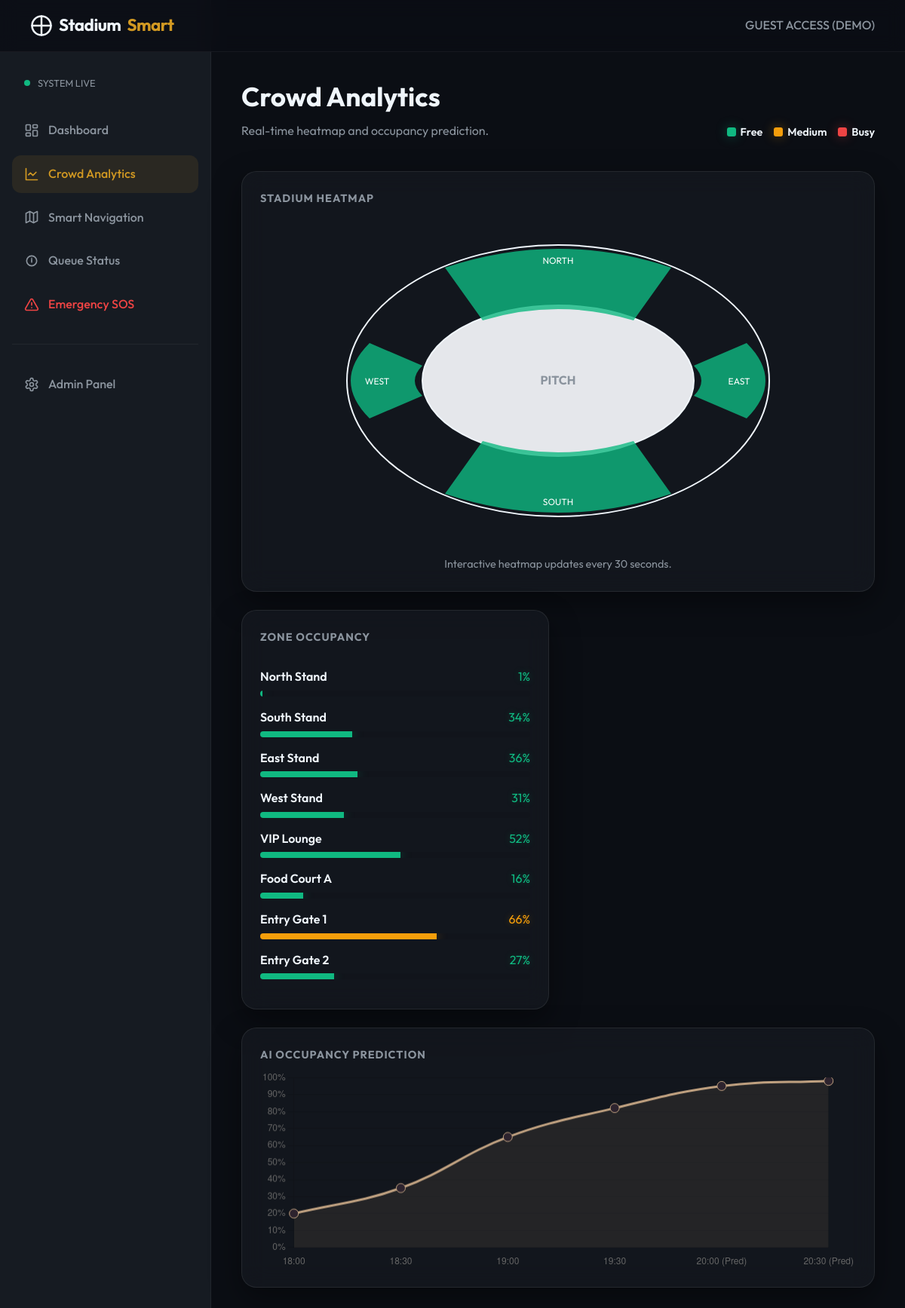
The app's page /analytics with its own data.
### models.py (models this page shows)
class ZoneStatus(db.Model):
    id = db.Column(db.Integer, primary_key=True)
    zone_name = db.Column(db.String(100), unique=True, nullable=False)
    capacity_total = db.Column(db.Integer, default=100)
    capacity_current = db.Column(db.Integer, default=0)
    risk_level = db.Column(db.Integer, default=0) # 0: Low, 1: Med, 2: High
    last_updated = db.Column(db.DateTime, default=datetime.utcnow)

### app.py (the view)
@app.route('/analytics')
def analytics():
    zones = ZoneStatus.query.all()
    return render_template('analytics.html', zones=zones)

### templates/analytics.html (shortened to what this page needs)
{% extends "base.html" %}
{% block content %}
<header style="margin-bottom: 40px; display: flex; justify-content: space-between; align-items: flex-end;">
    <div>
        <h1 style="font-size: 2.2rem; margin-bottom: 5px;">Crowd Analytics</h1>
        <p style="color: var(--text-secondary);">Real-time heatmap and occupancy prediction.</p>
    </div>
    <div style="display: flex; gap: 15px; font-size: 0.9rem; font-weight: 600;">
        <div style="display: flex; align-items: center; gap: 6px;"><div style="width: 12px; height: 12px; border-radius: 3px;" class="bg-free"></div> Free</div>
        <div style="display: flex; align-items: center; gap: 6px;"><div style="width: 12px; height: 12px; border-radius: 3px;" class="bg-medium"></div> Medium</div>
        <div style="display: flex; align-items: center; gap: 6px;"><div style="width: 12px; height: 12px; border-radius: 3px;" class="bg-busy"></div> Busy</div>
    </div>
</header>
<div class="dashboard-grid">
    <div class="glass status-card" style="grid-column: span 2;">
        <h3>Stadium Heatmap</h3>
        <div class="heatmap-container" id="crowd-heatmap">
            <svg viewBox="0 0 600 400" width="100%" height="100%" style="max-height: 400px;">
                <text x="300" y="205" text-anchor="middle" font-weight="bold" fill="var(--text-secondary)">PITCH</text>
                <text x="300" y="45" text-anchor="middle" font-size="12" fill="white">NORTH</text>
                <text x="300" y="365" text-anchor="middle" font-size="12" fill="white">SOUTH</text>
                <text x="540" y="205" text-anchor="middle" font-size="12" fill="white">EAST</text>
                <text x="60" y="205" text-anchor="middle" font-size="12" fill="white">WEST</text>
            </svg>
        </div>
        <p style="text-align: center; color: var(--text-secondary); font-size: 0.9rem; margin-top: 10px;">Interactive heatmap updates every 30 seconds.</p>
    </div>
    <div class="glass status-card" style="display: flex; flex-direction: column; gap: 20px;">
        <h3>Zone Occupancy</h3>
        <div id="zone-stats-list">
            {% for z in zones %}
            <div class="zone-stat-item" style="margin-bottom: 15px;">
                <div style="display: flex; justify-content: space-between; margin-bottom: 5px;">
                    <span style="font-weight: 600;">{{ z.zone_name }}</span>
                    <span class="text-{{ 'busy' if z.risk_level==2 else ('medium' if z.risk_level==1 else 'free') }}">{{ (z.capacity_current / z.capacity_total * 100)|round|int }}%</span>
                </div>
                <div style="width: 100%; height: 8px; background: rgba(0,0,0,0.05); border-radius: 4px; overflow: hidden;">
                    <div style="width: {{ (z.capacity_current / z.capacity_total * 100) }}%; height: 100%;" class="bg-{{ 'busy' if z.risk_level==2 else ('medium' if z.risk_level==1 else 'free') }}"></div>
                </div>
            </div>
            {% endfor %}
        </div>
    </div>
</div>
<div class="dashboard-grid">
    <div class="glass status-card" style="grid-column: span 3;">
        <h3>AI Occupancy Prediction</h3>
        <canvas id="occupancyChart" height="100"></canvas>
    </div>
</div>
<script>
    document.addEventListener('DOMContentLoaded', function() {
        const ctx = document.getElementById('occupancyChart').getContext('2d');
        const chart = new Chart(ctx, {
            type: 'line',
            data: {
                labels: ['18:00', '18:30', '19:00', '19:30', '20:00 (Pred)', '20:30 (Pred)'],
                datasets: [{
                    label: 'Stadium Occupancy %',
                    data: [20, 35, 65, 82, 95, 98],
                    borderColor: '#c2a382',
                    backgroundColor: 'rgba(194, 163, 130, 0.1)',
                    tension: 0.4,
                    fill: true,
                    pointRadius: 6,
                    pointBackgroundColor: '#2d232e'
                }]
            },
            options: {
                responsive: true,
                plugins: { legend: { display: false } },
                scales: {
                    y: { beginAtZero: true, max: 100, ticks: { callback: v => v + '%' } },
                    x: { grid: { display: false } }
                }
            }
        });
    });
</script>
{% endblock %}

### templates/base.html (shortened to what this page needs)
<!DOCTYPE html>
<html lang="en">
<head>
    <link rel="stylesheet" href="{{ url_for('static', filename='css/style.css') }}">
</head>
<body>
    <nav class="navbar">
        <a href="{{ url_for('dashboard') }}" class="logo">
            <svg width="30" height="30" viewBox="0 0 24 24" fill="none" stroke="currentColor" stroke-width="2" stroke-linecap="round" stroke-linejoin="round" class="lucide lucide-stadium"><path d="M12 2v20"/><path d="M2 12h20"/><rect x="2" y="2" width="20" height="20" rx="10"/></svg>
            Stadium<span>Smart</span>
        </a>
        <div class="nav-right">
            <span style="font-weight: 500; color: var(--text-secondary);">GUEST ACCESS (DEMO)</span>
        </div>
    </nav>
    <div class="app-container">
        <aside class="sidebar">
            <div style="padding: 0 16px 20px; display: flex; align-items: center; gap: 10px; font-size: 0.8rem; color: var(--text-secondary);">
                <div class="live-indicator" style="width: 8px; height: 8px; border-radius: 50%; background: var(--accent-emerald);"></div>
                SYSTEM LIVE
            </div>
            <a href="{{ url_for('dashboard') }}" class="sidebar-link {{ 'active' if request.endpoint == 'dashboard' }}">
                Dashboard
            </a>
            <a href="{{ url_for('analytics') }}" class="sidebar-link {{ 'active' if request.endpoint == 'analytics' }}">
                <svg width="20" height="20" viewBox="0 0 24 24" fill="none" stroke="currentColor" stroke-width="2" stroke-linecap="round" stroke-linejoin="round"><path d="M3 3v18h18"/><path d="m19 9-5 5-4-4-3 3"/></svg>
                Crowd Analytics
            </a>
            <a href="{{ url_for('navigation') }}" class="sidebar-link {{ 'active' if request.endpoint == 'navigation' }}">
                <svg width="20" height="20" viewBox="0 0 24 24" fill="none" stroke="currentColor" stroke-width="2" stroke-linecap="round" stroke-linejoin="round"><polygon points="3 6 9 3 15 6 21 3 21 18 15 21 9 18 3 21"/><line x1="9" y1="3" x2="9" y2="18"/><line x1="15" y1="6" x2="15" y2="21"/></svg>
                Smart Navigation
            </a>
            <a href="{{ url_for('queues') }}" class="sidebar-link {{ 'active' if request.endpoint == 'queues' }}">
                <svg width="20" height="20" viewBox="0 0 24 24" fill="none" stroke="currentColor" stroke-width="2" stroke-linecap="round" stroke-linejoin="round"><path d="M12 20a8 8 0 1 0 0-16 8 8 0 0 0 0 16Z"/><path d="M12 14v-4"/><path d="M12 8h.01"/></svg>
                Queue Status
            </a>
            <a href="{{ url_for('emergency') }}" class="sidebar-link {{ 'active' if request.endpoint == 'emergency' }}" style="color: var(--accent-crimson);">
                <svg width="20" height="20" viewBox="0 0 24 24" fill="none" stroke="currentColor" stroke-width="2" stroke-linecap="round" stroke-linejoin="round"><path d="m21.73 18-8-14a2 2 0 0 0-3.48 0l-8 14A2 2 0 0 0 4 21h16a2 2 0 0 0 1.73-3Z"/><line x1="12" y1="9" x2="12" y2="13"/><line x1="12" y1="17" x2="12.01" y2="17"/></svg>
                Emergency SOS
            </a>
            <div style="height: 1px; background: rgba(255,255,255,0.05); margin: 20px 0;"></div>
            <a href="{{ url_for('admin') }}" class="sidebar-link {{ 'active' if request.endpoint == 'admin' }}">
                Admin Panel
            </a>
        </aside>
        <main class="main-content">
            {% block content %}{% endblock %}
        </main>
    </div>
</body>
</html>

### static/css/style.css (style rules this page uses)
:root { --bg-main: #0b0e14; --bg-secondary: #161b22; --card-bg: rgba(22, 27, 34, 0.7); --text-primary: #f0f6fc; --text-secondary: #8b949e; --accent-emerald: #10b981; --accent-amber: #f59e0b; --accent-crimson: #ef4444; --accent-gold: #d29922; --border-glow: rgba(210, 153, 34, 0.2); --border-radius: 20px; --shadow: 0 15px 40px rgba(0, 0, 0, 0.4); --transition: all 0.3s cubic-bezier(0.4, 0, 0.2, 1); }
* { margin: 0; padding: 0; box-sizing: border-box; }
body { font-family: 'Outfit', sans-serif; background-color: var(--bg-main); color: var(--text-primary); overflow-x: hidden; line-height: 1.6; transition: background-color 0.3s ease; }
.glass { background: var(--card-bg); backdrop-filter: blur(16px); -webkit-backdrop-filter: blur(16px); border: 1px solid rgba(255, 255, 255, 0.08); border-radius: var(--border-radius); box-shadow: var(--shadow); }
.app-container { display: flex; min-height: 100vh; }
.navbar { position: fixed; top: 0; width: 100%; z-index: 1000; padding: 1rem 2.5rem; display: flex; justify-content: space-between; align-items: center; background: rgba(11, 14, 20, 0.85); backdrop-filter: blur(12px); border-bottom: 1px solid rgba(255, 255, 255, 0.05); }
.logo { font-weight: 700; font-size: 1.4rem; letter-spacing: -0.5px; color: var(--text-primary); text-decoration: none; display: flex; align-items: center; gap: 8px; }
.logo span { color: var(--accent-gold); }
.sidebar { width: 280px; background: var(--bg-secondary); padding: 100px 16px 40px; display: flex; flex-direction: column; gap: 8px; border-right: 1px solid rgba(255, 255, 255, 0.05); }
.sidebar-link { padding: 12px 16px; border-radius: 12px; text-decoration: none; color: var(--text-secondary); font-weight: 500; transition: var(--transition); display: flex; align-items: center; gap: 12px; }
.sidebar-link:hover, .sidebar-link.active { background: rgba(255, 255, 255, 0.05); color: var(--text-primary); }
.sidebar-link.active { background: rgba(210, 153, 34, 0.1); color: var(--accent-gold); }
.main-content { flex: 1; padding: 100px 40px 40px; background: var(--bg-main); }
.dashboard-grid { display: grid; grid-template-columns: repeat(auto-fit, minmax(300px, 1fr)); gap: 24px; margin-top: 24px; }
.status-card { padding: 24px; transition: var(--transition); }
.status-card h3 { font-size: 0.9rem; color: var(--text-secondary); margin-bottom: 8px; text-transform: uppercase; letter-spacing: 1px; }
.text-free { color: var(--accent-emerald); text-shadow: 0 0 10px rgba(16, 185, 129, 0.3); }
.text-medium { color: var(--accent-amber); text-shadow: 0 0 10px rgba(245, 158, 11, 0.3); }
.bg-free { background: var(--accent-emerald); box-shadow: 0 0 15px rgba(16, 185, 129, 0.4); }
.bg-medium { background: var(--accent-amber); box-shadow: 0 0 15px rgba(245, 158, 11, 0.4); }
.bg-busy { background: var(--accent-crimson); box-shadow: 0 0 15px rgba(239, 68, 68, 0.4); }
.heatmap-container { width: 100%; aspect-ratio: 16/9; padding: 20px; display: flex; align-items: center; justify-content: center; }

### records on screen
ZoneStatus: zone_name "North Stand", (z.capacity_current/z.capacity_total*100)|round|int "1", risk_level 0 (drawn)
ZoneStatus: zone_name "South Stand", (z.capacity_current/z.capacity_total*100)|round|int "34", risk_level 0 (drawn)
ZoneStatus: zone_name "East Stand", (z.capacity_current/z.capacity_total*100)|round|int "36", risk_level 0 (drawn)
ZoneStatus: zone_name "West Stand", (z.capacity_current/z.capacity_total*100)|round|int "31", risk_level 0 (drawn)
ZoneStatus: zone_name "VIP Lounge", (z.capacity_current/z.capacity_total*100)|round|int "52", risk_level 0 (drawn)
ZoneStatus: zone_name "Food Court A", (z.capacity_current/z.capacity_total*100)|round|int "16", risk_level 0 (drawn)
ZoneStatus: zone_name "Entry Gate 1", (z.capacity_current/z.capacity_total*100)|round|int "66", risk_level 1 (drawn)
ZoneStatus: zone_name "Entry Gate 2", (z.capacity_current/z.capacity_total*100)|round|int "27", risk_level 0 (drawn)
